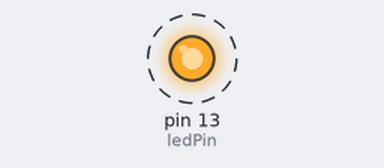
Simulated run of this sketch. Board: Arduino Uno, built with avr-gcc and run on an emulated ATmega328P. Shown: output pins drawn as LEDs (lit = HIGH). Dashed ring = blinking. What the sketch prints to the serial monitor is not drawn.

Above: at 0.2 s.
Timing chart, 0 to 3.0 s (numbered marks = the images above):
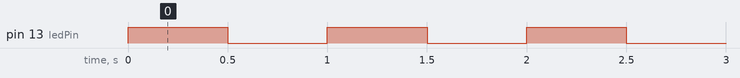

The sketch:

blink.ino
```cpp
const int ledPin = 13;
const int frq = 500;
void setup() {
  pinMode(ledPin, OUTPUT);
  Serial.begin(9600);
}

void loop() {
  digitalWrite(ledPin, HIGH);
  Serial.println("an");
  delay(frq);
  digitalWrite(ledPin, LOW);
  Serial.println("aus");
  delay(frq);
}
```

Measured:
- by itself, pin 13 (ledPin): alternates HIGH for 0.50 s and LOW for 0.50 s
